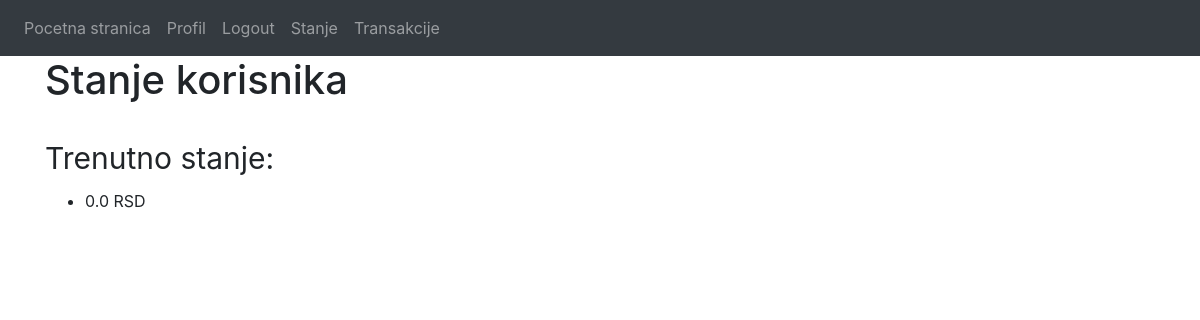
Page /state (signed in) on the earlier database version.
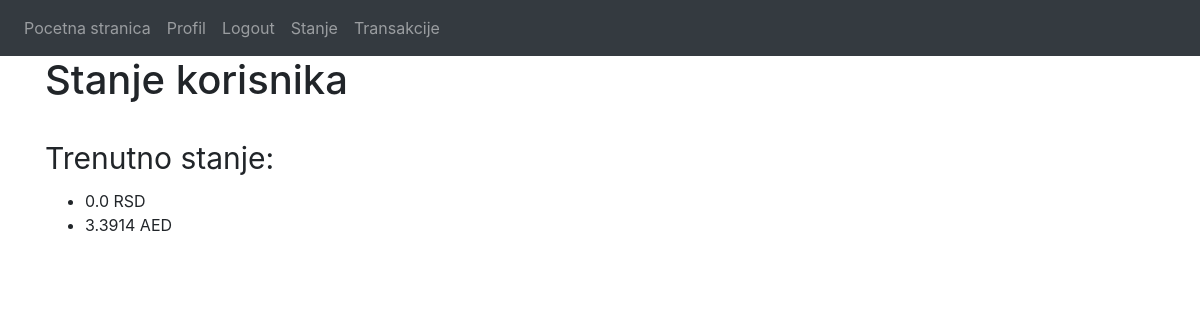
Same page on the later database version.
### Website/models.py (models this page shows)
class State(db.Model):
    ammount = db.Column(db.Float)
    currency = db.Column(db.String(3))
    id=db.Column(db.Integer,primary_key=True)
    user_id = db.Column(db.Integer,db.ForeignKey('user.id'))

### Website/views.py (the view)
@views.route('/state')
@login_required
def state():
    return render_template("state.html", user=current_user)

### Website/__init__.py (called while the page is built)
def create_app():
    app = Flask(__name__)
    app.config['SECRET_KEY'] = 'qweqweqwe'
    app.config['SQLALCHEMY_DATABASE_URI'] = f'sqlite:///{DB_NAME}'
    db.init_app(app)
    from .views import views
    from .auth import auth
    app.register_blueprint(views, url_prefix='/')
    app.register_blueprint(auth, url_prefix='/')
    from .models import User,Currency
    create_database(app)
    login_manager = LoginManager()
    login_manager.login_view = 'auth.login'
    login_manager.init_app(app)
    @login_manager.user_loader
    def load_user(id):
        return User.query.get(int(id))
    return app

### Website/templates/state.html
{% extends "base.html"  %} {% block title %}State{% endblock %}
{% block content %}
    <h1>Stanje korisnika</h1>
    <br/>
    <div>
        <label style="font-size: 30px;" for="state">Trenutno stanje:</label>
    </div>
    <ul id = "state">
        {% for state in user.state %}
            <li> {{ state.ammount }} {{ state.currency }}</li>
        {% endfor %}
    </ul>
{% endblock %}

### Website/templates/base.html (shortened to what this page needs)
<!DOCTYPE html>
<html>
    <head>
        <link
        rel="stylesheet"
        href="https://stackpath.bootstrapcdn.com/bootstrap/4.4.1/css/bootstrap.min.css"
      />
      <link
        rel="stylesheet"
        href="https://stackpath.bootstrapcdn.com/font-awesome/4.7.0/css/font-awesome.min.css"
      />
    </head>
    <body>
        <nav class="navbar navbar-expand-lg navbar-dark bg-dark">
              <div class="navbar-nav">
                {% if user.is_authenticated %}
                <a class="nav-item nav-link" id="home" href="/">Pocetna stranica</a>
                <a class="nav-item nav-link" id="editProfile" href="/edit-profile">Profil</a>
                <a class="nav-item nav-link" id="logout" href="/logout">Logout</a>
                <a class="nav-item nav-link" id="state" href="/state">Stanje</a>
                <a class="nav-item nav-link" id="transactions" href="/transactions">Transakcije</a>
                {% else %}
                <a class="nav-item nav-link" id="login" href="/login">Login</a>
                <a class="nav-item nav-link" id="signUp" href="/sign-up">Sing up</a>
                {% endif %}
              </div>
          </nav>
          <div class="container">
            {% block content %} {% endblock %}
          </div>
    </body>
</html>

Differences in the rows shown:
added State: ammount "3.3914", currency "AED"
